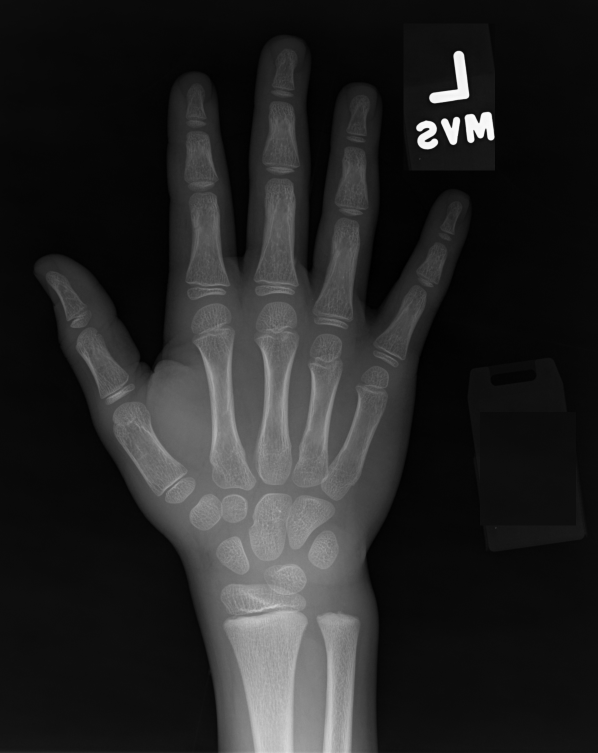
#> input picture MiniProject/X-ARay/Input/x-ray.png, 1196 x 1506 px (shown at 1/2 size)
$ jupyter execute --allow-errors test.ipynb
#> lines starting #> are read from the running program, lines starting #| are printed output that depends on the picture
[cell 1]
import cv2
import mediapipe as mp
import numpy as np
import time
from ultralytics import YOLO

## CLAHE

[cell 2]
CLAHE = cv2.createCLAHE(clipLimit=3)

[cell 3]
xray = cv2.imread("Input/x-ray.png", cv2.IMREAD_UNCHANGED)
#> xray is the input picture: shape (1506, 1196); min 0, max 255, mean 36.5
# xray_gray = cv2.cvtColor(xray, cv2.COLOR_RGBA2GRAY)
clahe_image = CLAHE.apply(xray)
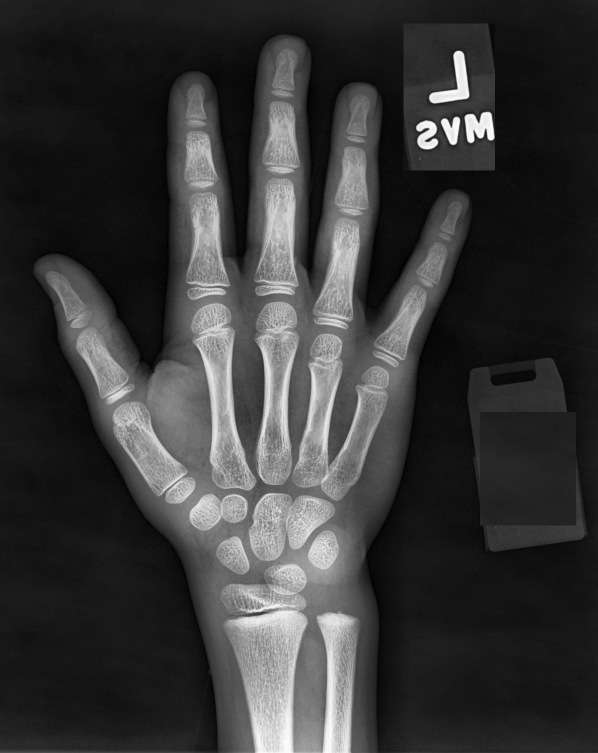
#> clahe_image: shape (1506, 1196) (shown at 1/2 size); min 0, max 255, mean 55.8
xray_rgb = cv2.cvtColor(clahe_image, cv2.COLOR_GRAY2RGB)
cv2.imwrite("x-ray_clahe.png", xray_rgb)
#> Out = True
